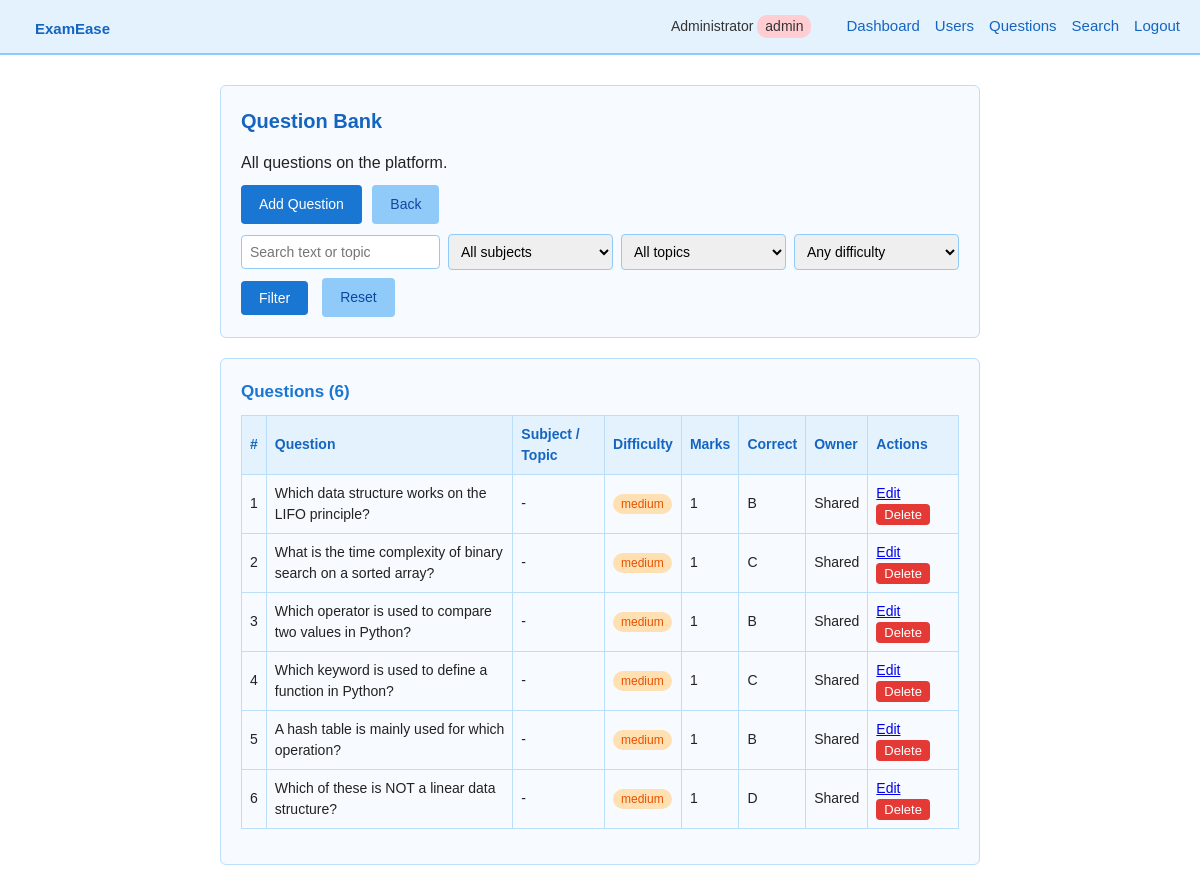
The app's page /questions (signed in) with its own data.
### tables this page shows
CREATE TABLE students (
            id INTEGER PRIMARY KEY AUTOINCREMENT,
            name TEXT NOT NULL,
            reg_no TEXT NOT NULL UNIQUE,
            password TEXT NOT NULL
        , role TEXT NOT NULL DEFAULT 'student');

CREATE TABLE questions (
            id INTEGER PRIMARY KEY AUTOINCREMENT,
            question TEXT NOT NULL,
            option_a TEXT NOT NULL,
            option_b TEXT NOT NULL,
            option_c TEXT NOT NULL,
            option_d TEXT NOT NULL,
            correct_option TEXT NOT NULL
        , subject TEXT NOT NULL DEFAULT '', topic TEXT NOT NULL DEFAULT '', difficulty TEXT NOT NULL DEFAULT 'medium', marks INTEGER NOT NULL DEFAULT 1, explanation TEXT NOT NULL DEFAULT '', owner_id INTEGER);

### app.py (the view)
@app.route("/questions")
@staff_required
def question_list():
    owner = None if g.user["role"] == "admin" else g.user["id"]
    flt = {k: request.args.get(k, "").strip() for k in ("search", "subject", "topic", "difficulty")}
    return render_template(
        "question_list.html", flt=flt,
        questions=db.list_questions(owner, **flt),
        subjects=db.distinct_values("subject", owner),
        topics=db.distinct_values("topic", owner),
        difficulties=DIFFICULTIES)

### app.py (called while the page is built, shortened)
def csrf_token():
    if "_csrf" not in session:
        session["_csrf"] = secrets.token_hex(16)
    return session["_csrf"]

@app.before_request
def load_user_and_check_csrf():
    if request.endpoint == "static":
        return None
    g.user = None
    uid = session.get("student_id")
    if uid is not None:
        row = db.get_student_by_id(uid)
        if row is None:
            session.clear()
        else:
            g.user = {"id": row["id"], "name": row["name"],
                      "reg_no": row["reg_no"], "role": row["role"]}
    return None

@app.context_processor
def inject_globals():
    return {"user": g.get("user"), "csrf_token": csrf_token, "PASS_PERCENT": PASS_PERCENT}

def roles_required(*roles):
    def decorator(view):
        @wraps(view)
        def wrapped(*args, **kwargs):
            if g.user is None:
                if request.is_json:
                    return jsonify(ok=False, success=False, error="Please log in."), 401
                flash("Please log in to continue.", "error")
                return redirect(url_for("login"))
            if g.user["role"] not in roles:
                if request.is_json:
                    return jsonify(ok=False, success=False, error="Not allowed."), 403
                flash("You do not have permission to open that page.", "error")
                return redirect(home_for(g.user["role"]))
            return view(*args, **kwargs)
        return wrapped
    return decorator

### database.py (called while the page is built)
def get_connection():
    conn = sqlite3.connect(DB_PATH)
    conn.row_factory = sqlite3.Row
    return conn

def get_student_by_id(student_id):
    conn = get_connection()
    cur = conn.cursor()
    cur.execute("SELECT * FROM students WHERE id = ?", (student_id,))
    row = cur.fetchone()
    conn.close()
    if row is None:
        return None
    return dict(row)

def _all(sql, params=()):
    conn = get_connection()
    rows = conn.execute(sql, params).fetchall()
    conn.close()
    return [dict(r) for r in rows]

def distinct_values(column, owner_id=None):
    assert column in ("subject", "topic")
    sql = "SELECT DISTINCT %s AS v FROM questions WHERE %s != ''" % (column, column)
    params = []
    if owner_id is not None:
        sql += " AND (owner_id = ? OR owner_id IS NULL)"
        params.append(owner_id)
    return [r["v"] for r in _all(sql + " ORDER BY v", params)]

### templates/question_list.html (shortened to what this page needs)
{% extends "base.html" %}
{% block content %}
  <div class="card">
    <h2>Question Bank</h2>
    <p>{% if user.role == 'teacher' %}Your questions and shared questions. You can edit or delete only your own.{% else %}All questions on the platform.{% endif %}</p>
    <p><a class="btn" href="{{ url_for('question_add') }}">Add Question</a>
       <a class="btn btn-secondary" href="{{ url_for('teacher_dashboard' if user.role == 'teacher' else 'admin_dashboard') }}">Back</a></p>
    <form method="GET" action="{{ url_for('question_list') }}" class="filter-form">
      <input type="text" name="search" placeholder="Search text or topic" value="{{ flt.search }}">
      <select name="subject"><option value="">All subjects</option>{% for s in subjects %}<option {{ 'selected' if s == flt.subject }}>{{ s }}</option>{% endfor %}</select>
      <select name="topic"><option value="">All topics</option>{% for t in topics %}<option {{ 'selected' if t == flt.topic }}>{{ t }}</option>{% endfor %}</select>
      <select name="difficulty"><option value="">Any difficulty</option>{% for d in difficulties %}<option {{ 'selected' if d == flt.difficulty }}>{{ d }}</option>{% endfor %}</select>
      <button class="btn" type="submit">Filter</button>
      <a class="btn btn-secondary" href="{{ url_for('question_list') }}">Reset</a>
    </form>
  </div>
  <div class="card">
    <h3>Questions ({{ questions|length }})</h3>
    {% if questions %}
    <div class="table-wrap"><table>
      <tr><th>#</th><th>Question</th><th>Subject / Topic</th><th>Difficulty</th><th>Marks</th><th>Correct</th><th>Owner</th><th>Actions</th></tr>
      {% for q in questions %}
      <tr>
        <td>{{ loop.index }}</td>
        <td>{{ q.question|truncate(90) }}</td>
        <td>{{ q.subject or '-' }}<br><small class="muted">{{ q.topic }}</small></td>
        <td><span class="badge badge-{{ q.difficulty }}">{{ q.difficulty }}</span></td>
        <td>{{ q.marks }}</td>
        <td>{{ q.correct_option|upper }}</td>
        <td>{{ 'You' if q.owner_id == user.id else ('Shared' if q.owner_id is none else 'Teacher') }}</td>
        <td>
          {% if user.role == 'admin' or q.owner_id == user.id %}
            <a href="{{ url_for('question_edit', question_id=q.id) }}">Edit</a>
            <form method="POST" action="{{ url_for('question_delete', question_id=q.id) }}" style="display:inline;" onsubmit="return confirm('Delete this question? Exams already using it keep their copy.');">
              <button type="submit" class="btn btn-danger" style="padding:3px 8px; font-size:13px;">Delete</button>
            </form>
          {% else %}<span class="muted">read-only</span>{% endif %}
        </td>
      </tr>
      {% endfor %}
    </table></div>
    {% else %}
      <p class="empty">No questions match. Click "Add Question" to create one.</p>
    {% endif %}
  </div>
{% endblock %}

### templates/base.html (shortened to what this page needs)
<!DOCTYPE html>
<html lang="en">
<head>
  <link rel="stylesheet" href="{{ url_for('static', filename='style.css') }}">
</head>
<body>
  <div class="navbar">
    <h1><a href="{{ url_for('index') }}" style="text-decoration:none; color:#1565c0;">ExamEase</a></h1>
    <div class="nav-right">
      {% if user %}
        <span>{{ user.name }} <span class="badge badge-{{ user.role }}">{{ user.role }}</span></span>
        {% if user.role == 'student' %}
          <a href="{{ url_for('dashboard') }}">Dashboard</a>
        {% elif user.role == 'teacher' %}
          <a href="{{ url_for('teacher_dashboard') }}">Dashboard</a>
          <a href="{{ url_for('question_list') }}">Question Bank</a>
          <a href="{{ url_for('exam_new') }}">New Exam</a>
          <a href="{{ url_for('search') }}">Search</a>
        {% else %}
          <a href="{{ url_for('admin_dashboard') }}">Dashboard</a>
          <a href="{{ url_for('admin_users') }}">Users</a>
          <a href="{{ url_for('question_list') }}">Questions</a>
          <a href="{{ url_for('search') }}">Search</a>
        {% endif %}
        <a href="{{ url_for('logout') }}">Logout</a>
      {% else %}
        <a href="{{ url_for('login') }}">Login</a>
        <a href="{{ url_for('register') }}">Register</a>
      {% endif %}
    </div>
  </div>
  <div class="container">
    {% block content %}{% endblock %}
  </div>
</body>
</html>

### static/style.css (style rules this page uses)
* { box-sizing: border-box; margin: 0; padding: 0; }
body { font-family: Arial, Helvetica, sans-serif; background-color: #ffffff; color: #222; line-height: 1.5; }
.navbar { background-color: #e3f2fd; border-bottom: 2px solid #90caf9; padding: 10px 20px; display: flex; align-items: center; justify-content: space-between; }
.navbar h1 { font-size: 22px; color: #1565c0; }
.navbar a { margin-left: 15px; text-decoration: none; color: #1565c0; font-size: 15px; }
.nav-right { display: flex; align-items: center; }
.nav-right span { margin-right: 10px; font-size: 14px; color: #333; }
.container { max-width: 800px; margin: 30px auto; padding: 0 20px; }
.card { background-color: #f7fbff; border: 1px solid #bbdefb; border-radius: 6px; padding: 20px; margin-bottom: 20px; }
h2 { color: #1565c0; margin-bottom: 15px; font-size: 20px; }
h3 { color: #1976d2; margin-bottom: 10px; font-size: 17px; }
p { margin-bottom: 10px; }
input[type="text"], input[type="password"], input[type="number"], textarea, select { width: 100%; padding: 8px; border: 1px solid #90caf9; border-radius: 4px; margin-bottom: 12px; font-size: 14px; }
.btn { display: inline-block; background-color: #1976d2; color: white; border: none; padding: 9px 18px; border-radius: 4px; cursor: pointer; font-size: 14px; text-decoration: none; margin-right: 6px; }
.btn-secondary { background-color: #90caf9; color: #0d47a1; }
.btn-danger { background-color: #e53935; }
table { width: 100%; border-collapse: collapse; margin-bottom: 15px; }
th, td { border: 1px solid #bbdefb; padding: 8px; text-align: left; font-size: 14px; }
th { background-color: #e3f2fd; color: #1565c0; }
tr:nth-child(even) { background-color: #f7fbff; }
.nav-right { flex-wrap: wrap; justify-content: flex-end; }
.table-wrap { overflow-x: auto; -webkit-overflow-scrolling: touch; }
.table-wrap table { min-width: 560px; }
.badge { display: inline-block; padding: 1px 8px; border-radius: 10px; font-size: 12px; background: #e0e0e0; color: #333; }
.badge-teacher, .badge-medium, .badge-review { background: #ffe0b2; color: #e65100; }
.badge-admin, .badge-hard, .badge-wrong { background: #ffcdd2; color: #b71c1c; }
.filter-form { display: flex; flex-wrap: wrap; gap: 8px; align-items: center; }
.filter-form input, .filter-form select { width: auto; flex: 1 1 140px; margin: 0; }

### records on screen
students: name "Administrator", role "admin"
questions: question "Which data structure works on the LIFO principle?", subject "-", difficulty "medium", marks "1", correct_option "B", owner_id "Shared"
questions: question "What is the time complexity of binary search on a sorted array?", subject "-", difficulty "medium", marks "1", correct_option "C", owner_id "Shared"
questions: question "Which operator is used to compare two values in Python?", subject "-", difficulty "medium", marks "1", correct_option "B", owner_id "Shared"
questions: question "Which keyword is used to define a function in Python?", subject "-", difficulty "medium", marks "1", correct_option "C", owner_id "Shared"
questions: question "A hash table is mainly used for which operation?", subject "-", difficulty "medium", marks "1", correct_option "B", owner_id "Shared"
questions: question "Which of these is NOT a linear data structure?", subject "-", difficulty "medium", marks "1", correct_option "D", owner_id "Shared"

### other values on screen
{{ questions|length }} "6"
